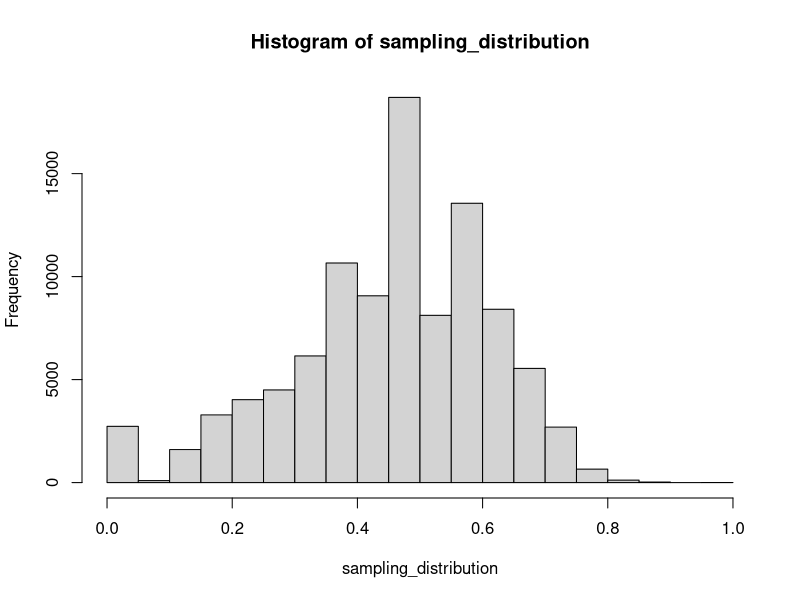

The R source for this figure:
################
# Test hot hand claim:
#      if you take lots and lots of fair coin flips and select all sequences of four trials that 
#       begin with three "successes", then the fourth trial of those selected sequences are more
#       likely to be a failure ("miss") than to be a success



## first simulate a very large number of fair coin flips (trials)
##    in the ESPN paper the example was 100 throws with a chance of 50% each throw
n_trials <- 100
lots_of_trials <- rbinom(n_trials,1,0.5)

## enumerate all groups of four within our large sample
n_groups <- n_trials - 3    # the total number of groups of four
groups_of_four <- lapply(1:n_groups, function(t) lots_of_trials[t:(t+3)]  )

## select only those groups of four that begin with three 'successes'
selected_groups <- groups_of_four[sapply(groups_of_four,function(t) all(t[1:3]==1) )]

## pick out the fourth trial for each of the selected sequences
fourth_trial <- sapply(selected_groups,function(t) t[4])

## determine the total number of hits and misses
results_summary <- table(fourth_trial)
results_summary

## now repeat this experiment multiple times
n_experiments <- 100000
conduct_experiment <- function(){
  lots_of_trials <- rbinom(n_trials,1,0.5)
  groups_of_four <- lapply(1:n_groups, function(t) lots_of_trials[t:(t+3)]  )
  selected_groups <- groups_of_four[sapply(groups_of_four,function(t) all(t[1:3]==1) )]
  if(length(selected_groups)>0){
    fourth_trial <- sapply(selected_groups,function(t) t[4])
    n_heads <- sum(fourth_trial)  # number of heads
    n_selected <- length(fourth_trial)  # number of trials
    return(n_heads/n_selected)  # compute and return the percent of 'successes' among the fourth shots in the sequence
  }else{
    return(NA)  # if no data, return NA
  }
}
#conduct_experiment()

sampling_distribution <- replicate(n_experiments,conduct_experiment())

sampling_distribution <- na.omit(sampling_distribution)

hist(sampling_distribution)

mean(sampling_distribution)  # answer is 46%, just like the ESPN article says


### Are you convinced yet???



